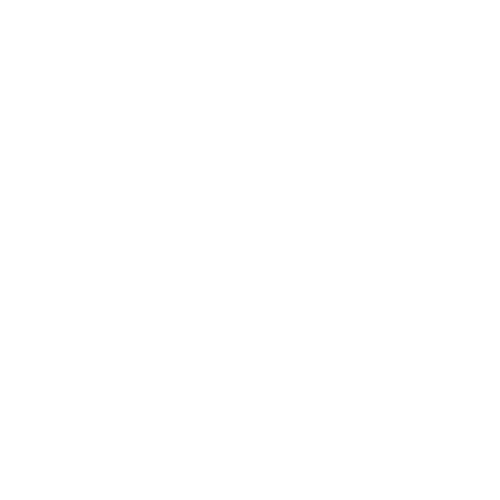
Frame 1 (no input)
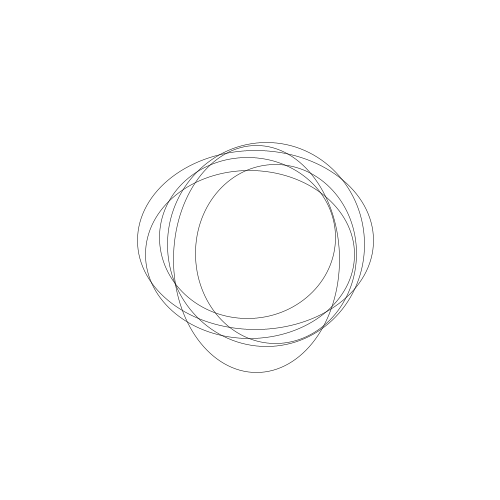
Frame 60 (the mouse pressed at the canvas centre just before this capture)
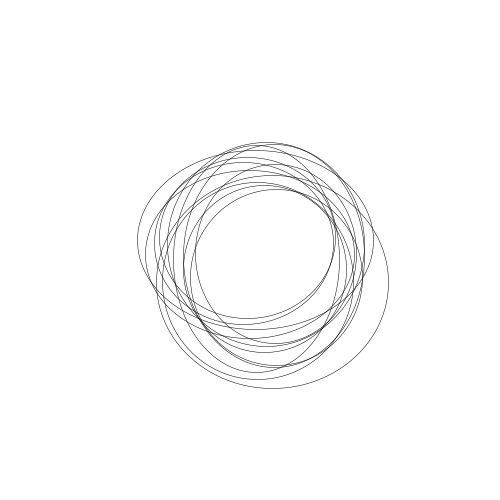
Frame 120 (the mouse held since frame 60 and released just before this capture)

The Processing sketch that drew these frames (run headless with seeded random() and noise(); from frame 60 on, the mouse is pressed at the canvas centre):

// Processing sketch: random_generate_circles
// ── random_generate_circles.pde
int MAX_CIRCLE_NUM = 100;
float RADIOUS = 100;
float RADIOUS_VARIANT_SIZE = 20;
float POSITION_VARIANT_SIZE = 20;
int ADD_CIRCLE_INTERVAL = 10;

ArrayList<Circle> circles;
int frameCounter = 0;

void setup() {
  size(500, 500);
  smooth();
  background(0);
  frameRate(30);
  
  circles = new ArrayList<Circle>();
}

void draw() {
  background(255);
  frameCounter++;
  
  // Add a new circle at a slower pace
  if (frameCounter % ADD_CIRCLE_INTERVAL == 0) {
    circles.add(new Circle());
  }
  
  if (circles.size() == MAX_CIRCLE_NUM) {
    circles.remove(0);
  }  
  
  for (Circle circle: circles) {
    circle.draw();
  }
}

class Circle {
  
  float x;
  float y;
  float xRadious;
  float yRadious;
  
  Circle() {
    // Generate the initial position close to the center
    float initialX = width / 2 + random(-POSITION_VARIANT_SIZE, POSITION_VARIANT_SIZE);
    float initialY = height / 2 + random(-POSITION_VARIANT_SIZE, POSITION_VARIANT_SIZE);
    
    // Spread out over time
    x = initialX + (circles.size() * 2);
    y = initialY + (circles.size() * 2);
    
    xRadious = RADIOUS + random(-RADIOUS_VARIANT_SIZE, RADIOUS_VARIANT_SIZE);
    yRadious = RADIOUS + random(-RADIOUS_VARIANT_SIZE, RADIOUS_VARIANT_SIZE);
  }
  
  void draw() {
    stroke(0);
    strokeWeight(0.5);
    noFill();
    arc(x, y, xRadious * 2, yRadious * 2, 0, PI * 2);
  }
}
